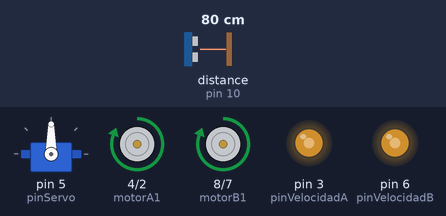
A sketch run on a simulated Arduino Uno, built with avr-gcc and run on an emulated ATmega328P. Shown: servo, motor-driver pin pairs drawn as motors (green arrow = first pin HIGH = forward, orange = second pin HIGH = backward, longer = more drive), output pins drawn as LEDs (lit = HIGH). Inputs (shaded band) come from the test bench; at power-on: distance to the obstacle (sensor on pin 10) 80 cm. The echo pulse lasts 58.3 µs per cm.

Above: at 1.2 s.
1.3 s: distance to the obstacle (sensor on pin 10) set to 33 cm
2.8 s: distance to the obstacle (sensor on pin 10) set to 26 cm
At 3.2 s:
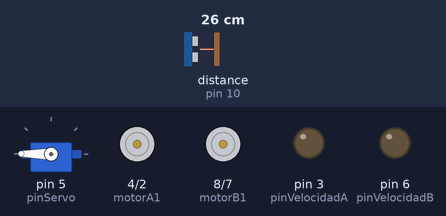
At 4.3 s:
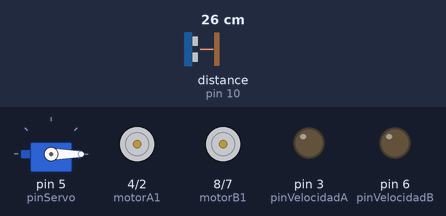
7.5 s: distance to the obstacle (sensor on pin 10) set to 2 cm
At 8.0 s:
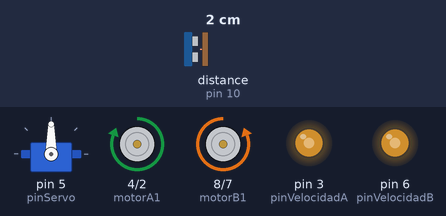
Timing chart, 0 to 11.5 s (numbered marks = the images above; inputs shaded):
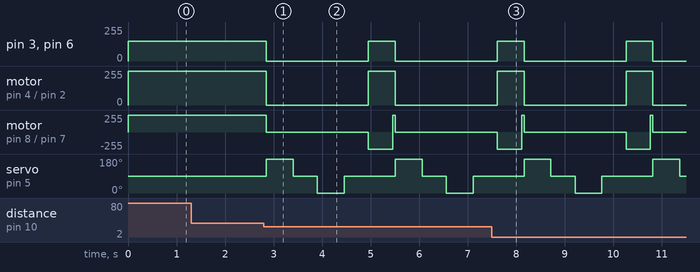

Measured:
- the behaviour switches between 30 and 29 cm on distance to the obstacle (sensor on pin 10) (found by bisection; images 0 and 1)
- after the input at 1.3 s, every drawn part: stays the same
- after the input at 2.8 s, pin 3 (pinVelocidadA), pin 6 (pinVelocidadB): 150/255 → 0/255 after 0.05 s, → 150/255 2.1 s later, → 0/255 0.55 s later

The sketch:

Evasor_de_obstaculos.ino
```cpp
// ------
// Proyecto: Robot evador de obstáculos con servomotor y sensor ultrasónico
// ------
// Autor: ElekBlack
// Licencia: MIT
// ------

#include <Servo.h>
#include <NewPing.h>

// Definición de pines
const int pinTrig = 9;         // Pin de disparo (trigger) del sensor ultrasónico
const int pinEcho = 10;        // Pin de eco del sensor ultrasónico
const int pinServo = 5;        // Pin del servomotor
const int motorA1 = 4;         // Pin de dirección del motor A
const int motorA2 = 2;         // Pin de dirección del motor A
const int motorB1 = 8;         // Pin de dirección del motor B
const int motorB2 = 7;         // Pin de dirección del motor B
const int pinVelocidadA = 3;  // Pin PWM para velocidad del motor A
const int pinVelocidadB = 6;  // Pin PWM para velocidad del motor B

// Definición de constantes
const int distanciaSeguridad = 30; // Distancia mínima de seguridad en cm
const int anguloIzquierda = 180;     // Ángulo del servo hacia la izquierda
const int anguloDerecha = 0;     // Ángulo del servo hacia la derecha
const int anguloCentro = 90;       // Ángulo del servo al frente
const int velocidad = 150;         // Velocidad del motor (0-255)

// Configuración del sensor ultrasónico
NewPing sensorUltrasonico(pinTrig, pinEcho, 200); // Rango máximo de 200 cm
Servo servoMotor;

void setup() {
  Serial.begin(9600);

  // Configuración de pines de motores
  pinMode(motorA1, OUTPUT);
  pinMode(motorA2, OUTPUT);
  pinMode(motorB1, OUTPUT);
  pinMode(motorB2, OUTPUT);
  pinMode(pinVelocidadA, OUTPUT);
  pinMode(pinVelocidadB, OUTPUT);

  // Inicializar el servomotor
  servoMotor.attach(pinServo);
  servoMotor.write(anguloCentro); // Colocar el servo al frente

  // Iniciar movimiento
  avanzar();
}

void loop() {
  int distanciaFrontal = medirDistancia(); // Medir la distancia al frente

  if (distanciaFrontal < distanciaSeguridad) {
    detener(); // Detener si hay un obstáculo cerca

    // Medir distancias a izquierda y derecha
    int distanciaIzquierda = medirDistanciaLado(anguloIzquierda);
    int distanciaDerecha = medirDistanciaLado(anguloDerecha);

    // Decidir hacia qué lado girar
    if (distanciaIzquierda > distanciaDerecha) {
      girarIzquierda();
    } else {
      girarDerecha();
    }

    avanzar(); // Continuar después de girar
  }
}

// Función para avanzar
void avanzar() {
  analogWrite(pinVelocidadA, velocidad);
  analogWrite(pinVelocidadB, velocidad);
  digitalWrite(motorA1, HIGH);
  digitalWrite(motorA2, LOW);
  digitalWrite(motorB1, HIGH);
  digitalWrite(motorB2, LOW);
}

// Función para detener
void detener() {
  analogWrite(pinVelocidadA, 0);
  analogWrite(pinVelocidadB, 0);
  digitalWrite(motorA1, LOW);
  digitalWrite(motorA2, LOW);
  digitalWrite(motorB1, LOW);
  digitalWrite(motorB2, LOW);
}

// Función para girar a la izquierda
void girarIzquierda() {
  analogWrite(pinVelocidadA, velocidad);
  analogWrite(pinVelocidadB, velocidad);
  digitalWrite(motorA1, LOW);
  digitalWrite(motorA2, HIGH);
  digitalWrite(motorB1, HIGH);
  digitalWrite(motorB2, LOW);
  delay(500); // Ajusta este valor para un giro adecuado
}

// Función para girar a la derecha
void girarDerecha() {
  analogWrite(pinVelocidadA, velocidad);
  analogWrite(pinVelocidadB, velocidad);
  digitalWrite(motorA1, HIGH);
  digitalWrite(motorA2, LOW);
  digitalWrite(motorB1, LOW);
  digitalWrite(motorB2, HIGH);
  delay(500); // Ajusta este valor para un giro adecuado
}

// Función para medir la distancia al frente
int medirDistancia() {
  delay(50); // Espera para asegurar estabilidad en la lectura
  return sensorUltrasonico.ping_cm();
}

// Función para medir la distancia en una dirección específica
int medirDistanciaLado(int angulo) {
  servoMotor.write(angulo);     // Mover el servomotor hacia el ángulo deseado
  delay(500);                   // Espera para estabilizar el sensor
  int distancia = medirDistancia(); // Medir la distancia
  servoMotor.write(anguloCentro);   // Retornar el servomotor al centro
  delay(500);                   // Espera para asegurar estabilidad en el centro
  return distancia;
}
```
